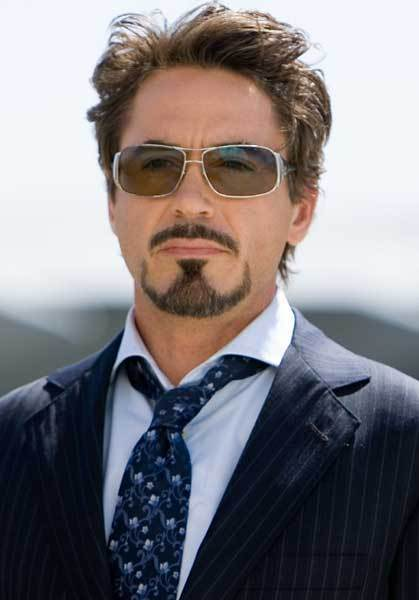
#> input picture Images/foreground.png, 419 x 600 px
$ python imageBlending.py
#> lines starting #> are read from the running program, lines starting #| are printed output that depends on the picture
import cv2
import imageio
import numpy as np
from PIL import Image

# Theo hướng dẫn của LuyenCongML

# đọc ảnh foreground
fg = cv2.imread('./Images/foreground.png')
#> fg is the input picture: shape (600, 419, 3); mean B, G, R 125.8, 121.8, 126.4
fg = cv2.cvtColor(fg, cv2.COLOR_BGR2RGB)
print('Kich thuoc theo tung kenh cua foreground: ', fg.shape)
#| Kich thuoc theo tung kenh cua foreground:  (600, 419, 3)

# # đọc ảnh effect
eff = cv2.imread('./Images/effect.png')
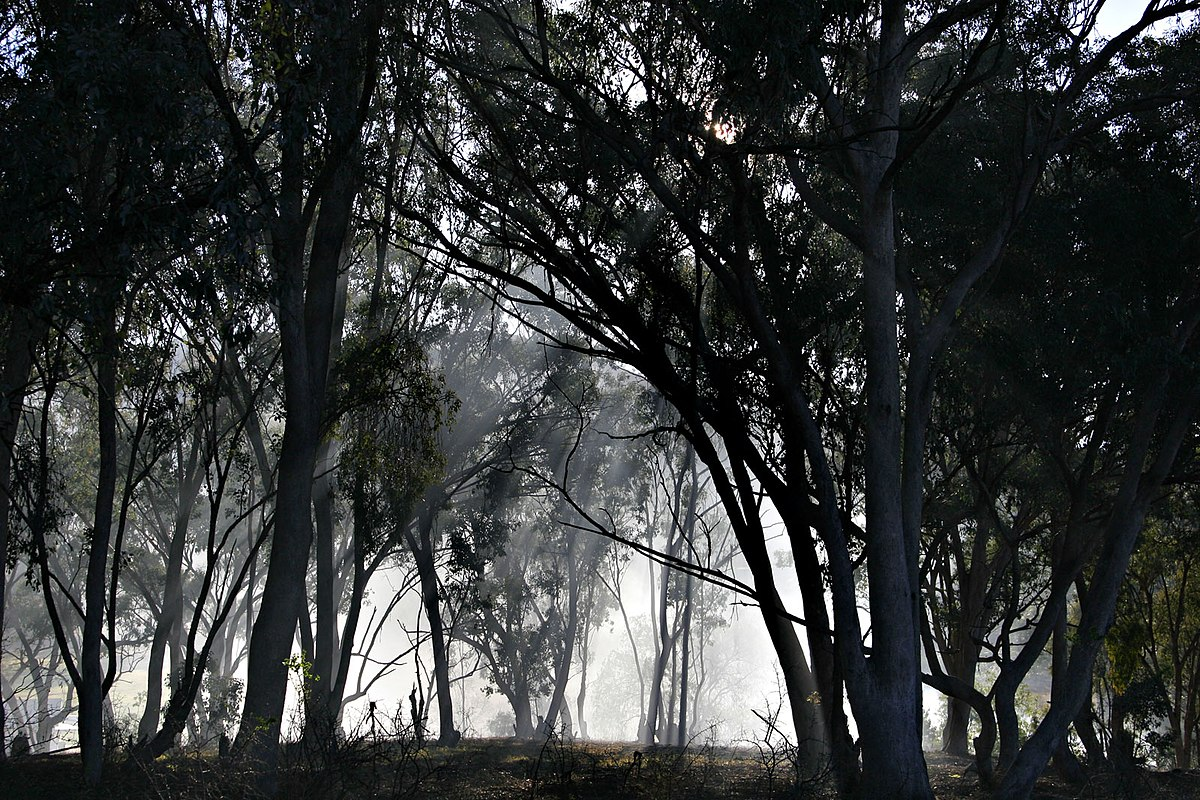
#> input picture Images/effect.png, 1200 x 800 px
#> eff is the input picture: shape (800, 1200, 3); mean B, G, R 56, 56.3, 53.5
print('Kich thuoc theo tung kenh cua eff: ', eff.shape)
#| Kich thuoc theo tung kenh cua eff:  (800, 1200, 3)

# đọc ảnh mask
mask = cv2.imread('./Images/mask.png', cv2.IMREAD_UNCHANGED)
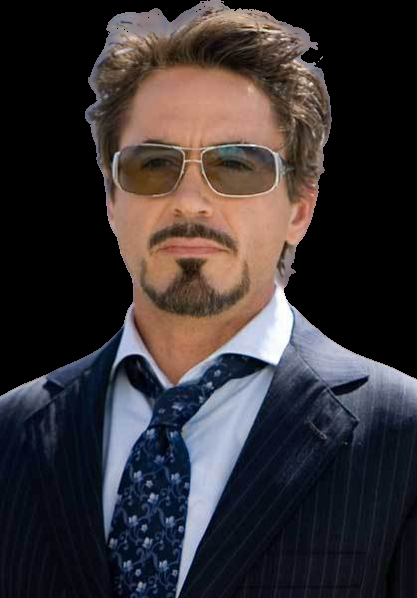
#> input picture Images/mask.png, 417 x 598 px
#> mask is the input picture: shape (598, 417, 4); mean B, G, R, A 52.3, 49.9, 55.6, 169.7
print('Kich thuoc theo tung kenh cua mask: ', mask.shape)
#| Kich thuoc theo tung kenh cua mask:  (598, 417, 4)

# # Resize lại ảnh cho cùng size theo ảnh nhỏ nhất
width = 417;
height = 598;
dim = (width, height);
eff_resized = cv2.resize(eff, dim, interpolation = cv2.INTER_AREA)
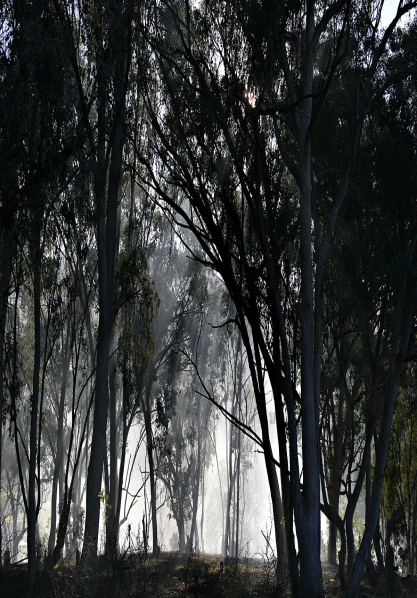
#> eff_resized: shape (598, 417, 3); mean B, G, R 56, 56.3, 53.5
fg_resized = cv2.resize(fg, dim, interpolation = cv2.INTER_AREA)

# Hiện thị hai ảnh lên màn hình
cv2.imshow('Foreground', fg_resized)
cv2.imshow('Background', eff_resized)
cv2.imshow('Mask', mask)
cv2.waitKey(0)

#Sao chép ảnh qua biến mới (nhưng cách làm 2 vòng for khá là chậm)
result_for_loop = fg_resized.copy()
alpha = 0.65
for x in range(mask.shape[0]): # result.shape[0]: chiều cao ảnh
    for y in range(mask.shape[1]): # result.shape[1]: chiều rộng ảnh
        if (mask[x,y,3] != 0): # Kiểm tra điểm ảnh
            result_for_loop[x,y] = (alpha * fg[x,y] + (1 - alpha) * eff_resized[x,y])
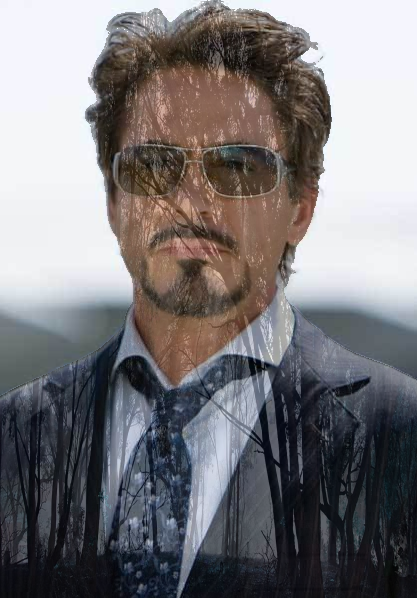
#> result_for_loop: shape (598, 417, 3); mean R, G, B 122.1, 119.6, 122.2

cv2.imshow('Result_For_loop', result_for_loop)
cv2.waitKey()

# Sử dụng cách khác
result_mix = fg_resized.copy()
alpha = 0.65
result_mix[mask[:,:,3] != 0] = fg_resized[mask[:,:,3] != 0] * alpha \
    + eff_resized[mask[:,:,3] != 0] * (1 - alpha)
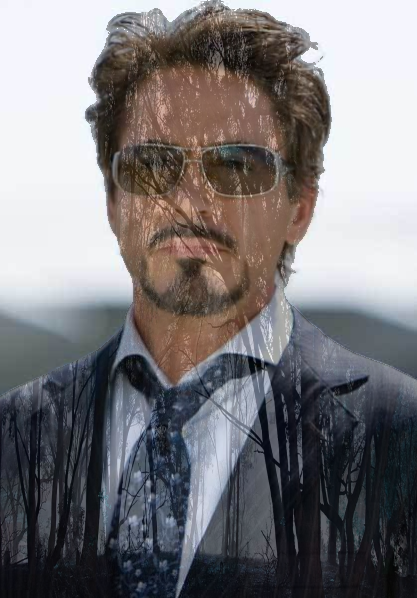
#> result_mix: shape (598, 417, 3); mean R, G, B 122.1, 119.5, 122.2

cv2.imshow('Result', result_mix)
cv2.waitKey(0)

# Đọc file Gif
url = "https://media0.giphy.com/media/2vmiW6mcYgKst3QVDK/giphy.gif"
#> (the run stopped early here; a loop or call above may not have finished)
